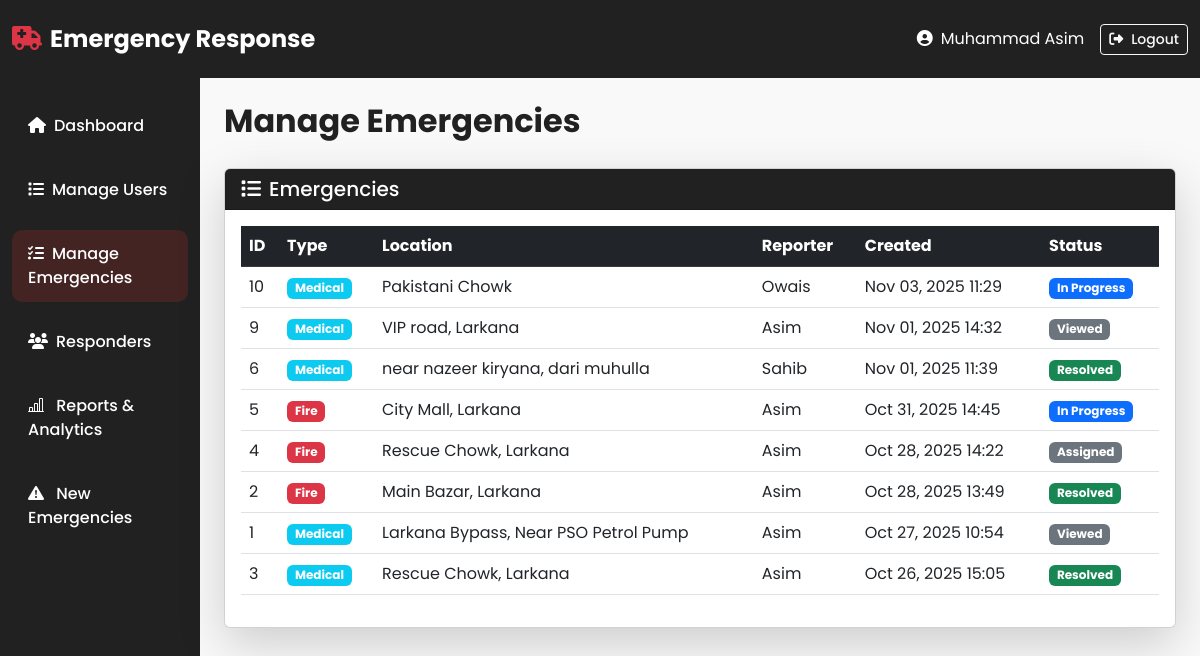
/admin/manage-emergencies.php (signed in), run on the app's committed database.
### tables this page shows
CREATE TABLE `emergencies` (
  `Emergency_Id` int(11) NOT NULL,
  `User_Id` int(11) NOT NULL,
  `Emergency_Name` varchar(100) NOT NULL,
  `Description` varchar(500) NOT NULL,
  `Location` varchar(200) NOT NULL,
  `Emergency_Status` varchar(50) DEFAULT 'Pending',
  `Incident_Time` datetime NOT NULL,
  `Reported_Time` timestamp NOT NULL DEFAULT current_timestamp(),
  `Emergency_Department` varchar(100) DEFAULT NULL
);

CREATE TABLE `users` (
  `Id` int(11) NOT NULL,
  `Name` varchar(100) NOT NULL,
  `Email` varchar(100) NOT NULL,
  `Pass` varchar(255) NOT NULL,
  `Role` varchar(50) NOT NULL DEFAULT 'citizen',
  `Phone` varchar(20) NOT NULL,
  `Address` varchar(100) DEFAULT NULL,
  `Join_Date` date DEFAULT curdate()
);

### admin/manage-emergencies.php (the view, shortened to what this page needs)
<?php
include '../include/db.php';
$emergencies = [];
if (isset($conn)) {
    $where = [];
    $params = [];
    $types = '';
    $whereSql = count($where) ? ('WHERE ' . implode(' AND ', $where)) : '';
    $sql = "SELECT emergencies.Emergency_Id as id, emergencies.Emergency_Department as type, emergencies.Location as location, users.Name as reporter_name, emergencies.Reported_Time as created_at, emergencies.Emergency_Status as status, emergencies.Description as description FROM emergencies INNER JOIN users ON emergencies.User_Id = users.Id $whereSql ORDER BY emergencies.Reported_Time DESC";
    if (count($where)) {
        $stmt = mysqli_prepare($conn, $sql);
        if ($stmt) {
            mysqli_stmt_bind_param($stmt, $types, ...$params);
            mysqli_stmt_execute($stmt);
            $result = mysqli_stmt_get_result($stmt);
            while ($row = mysqli_fetch_assoc($result)) { $emergencies[] = $row; }
            mysqli_stmt_close($stmt);
        }
    } else {
        $result = mysqli_query($conn, $sql);
        if ($result) {
            while ($row = mysqli_fetch_assoc($result)) { $emergencies[] = $row; }
        }
    }
}
?>
<!DOCTYPE html>
<html lang="en">
<head>
    <link href="https://cdn.jsdelivr.net/npm/bootstrap@5.3.0/dist/css/bootstrap.min.css" rel="stylesheet">
    <link rel="stylesheet" href="https://cdnjs.cloudflare.com/ajax/libs/font-awesome/6.4.0/css/all.min.css">
    <link href="https://cdn.jsdelivr.net/npm/bootstrap-icons@1.11.3/font/bootstrap-icons.css" rel="stylesheet">
    <link href="https://unpkg.com/aos@2.3.1/dist/aos.css" rel="stylesheet">
    <link rel="stylesheet" href="style.css">
</head>
<body>
  <nav class="navbar navbar-expand-lg navbar-dark bg-dark-custom">
    <div class="container-fluid">
      <a class="navbar-brand fw-bold" href="#">
        <i class="fas fa-ambulance text-danger me-2"></i>Emergency Response
      </a>
      <div class="d-flex align-items-center">
        <span class="text-white me-3">
          <i class="fas fa-user-circle me-2"></i><?php echo htmlspecialchars($_SESSION['user_name']); ?>
        </span>
        <a href="../logout.php" class="btn btn-outline-light btn-sm">
          <i class="fas fa-sign-out-alt me-2"></i>Logout
        </a>
      </div>
    </div>
  </nav>
  <div class="container-fluid">
    <div class="row">
      <nav class="col-md-3 col-lg-2 bg-dark-custom sidebar vh-100 position-fixed pt-4">
        <ul class="nav flex-column">
          <li class="nav-item mb-2"><a class="nav-link text-white" href="admin_dashboard.php"><i class="fas fa-home me-2"></i>Dashboard</a></li>
          <li class="nav-item mb-2"><a class="nav-link text-white" href="manage_users.php"><i class="fas fa-list me-2"></i>Manage Users</a></li>
          <li class="nav-item mb-2"><a class="nav-link active text-white" href="manage-emergencies.php"><i class="fas fa-tasks me-2"></i>Manage Emergencies</a></li>
          <li class="nav-item mb-2"><a class="nav-link text-white" href="responders.php"><i class="fas fa-users me-2"></i>Responders</a></li>
          <li class="nav-item mb-2"><a class="nav-link text-white" href="reports_analytics.php"><i class="bi bi-bar-chart-line me-2"></i> Reports & Analytics</a></li>
          <li class="nav-item mb-2"><a class="nav-link text-white" href="new_emergency.php"><i class="bi bi-exclamation-triangle-fill me-2"></i> New Emergencies</a></li>
        </ul>
      </nav>
            <main class="col-md-9 col-lg-10 ms-auto px-4 py-4">
                <div class="d-flex justify-content-between align-items-center mb-4" data-aos="fade-down">
                    <div>
                        <h2 class="fw-bold mb-1">Manage Emergencies</h2>
                    </div>
                </div>
                <div class="card shadow-lg" data-aos="fade-up">
                    <div class="card-header bg-dark-custom text-white d-flex justify-content-between align-items-center">
                        <h5 class="mb-0"><i class="fas fa-list me-2"></i>Emergencies</h5>
                    </div>
                    <div class="card-body">
                        <div class="table-responsive">
                            <table class="table table-hover align-middle">
                                <thead class="table-dark">
                                    <tr>
                                        <th>ID</th>
                                        <th>Type</th>
                                        <th>Location</th>
                                        <th>Reporter</th>
                                        <th>Created</th>
                                        <th>Status</th>
                                    </tr>
                                </thead>
                                <tbody>
                                    <?php if (!empty($emergencies)) : ?>
                                        <?php foreach ($emergencies as $em) : ?>
                                            <?php
                                                $statusClass = 'bg-secondary';
                                                if ($em['status'] === 'In Progress') $statusClass = 'bg-primary';
                                                if ($em['status'] === 'Resolved') $statusClass = 'bg-success';
                                                $typeClass = $em['type'] === 'Fire' ? 'bg-danger' : ($em['type'] === 'Medical' ? 'bg-info' : 'bg-dark');
                                            ?>
                                            <tr>
                                                <td><?php echo htmlspecialchars($em['id']); ?></td>
                                                <td><span class="badge <?php echo $typeClass; ?>"><?php echo ucfirst(htmlspecialchars($em['type'])); ?></span></td>
                                                <td><?php echo htmlspecialchars($em['location']); ?></td>
                                                <td><?php echo htmlspecialchars($em['reporter_name']); ?></td>
                                                <td><?php echo htmlspecialchars(date('M d, Y H:i', strtotime($em['created_at']))); ?></td>
                                                <td><span class="badge <?php echo $statusClass; ?>"><?php echo ucwords(str_replace('_', ' ', htmlspecialchars($em['status']))); ?></span></td>
                                            </tr>
                                        <?php endforeach; ?>
                                    <?php else : ?>
                                        <tr>
                                            <td colspan="9" class="text-center text-muted py-4">No emergencies found.</td>
                                        </tr>
                                    <?php endif; ?>
                                </tbody>
                            </table>
                        </div>
                    </div>
                </div>
            </main>
        </div>
    </div>
</body>
</html>

### admin/style.css (style rules this page uses)
:root { --primary-red: #D32F2F; --primary-dark: #212121; --primary-white: #F9F9F9; --primary-blue: #1976D2; --success-green: #2E7D32; --warning-orange: #F57C00; --danger-red: #C62828; }
* { margin: 0; padding: 0; box-sizing: border-box; }
body { font-family: 'Poppins', sans-serif; color: var(--primary-dark); background: var(--primary-white); }
.bg-dark-custom { background-color: var(--primary-dark) !important; }
.navbar { padding: 1rem 0; transition: all 0.3s ease; position: sticky; top: 0; z-index: 1000; }
.navbar-brand { font-size: 1.5rem; font-weight: 700; }
.nav-link { transition: all 0.3s ease; font-weight: 500; }
.sidebar { padding-top: 2rem; background: var(--primary-dark); }
.sidebar .nav-link { padding: 0.75rem 1rem; border-radius: 10px; margin-bottom: 0.5rem; color: rgba(255, 255, 255, 0.7); transition: all 0.3s ease; }
.sidebar .nav-link:hover, .sidebar .nav-link.active { background: rgba(211, 47, 47, 0.2); color: white; }
.btn { transition: all 0.3s ease; font-weight: 500; }
.card { transition: all 0.3s ease; }
html { scroll-behavior: smooth; }

### data on the page
emergencies: Emergency_Id "10", Emergency_Department "Medical", Location "Pakistani Chowk", User_Id.Name "Owais", Reported_Time "Nov 03, 2025 11:29", Emergency_Status "In Progress"
emergencies: Emergency_Id "9", Emergency_Department "Medical", Location "VIP road, Larkana", User_Id.Name "Asim", Reported_Time "Nov 01, 2025 14:32", Emergency_Status "Viewed"
emergencies: Emergency_Id "6", Emergency_Department "Medical", Location "near nazeer kiryana, dari muhulla", User_Id.Name "Sahib", Reported_Time "Nov 01, 2025 11:39", Emergency_Status "Resolved"
emergencies: Emergency_Id "5", Emergency_Department "Fire", Location "City Mall, Larkana", User_Id.Name "Asim", Reported_Time "Oct 31, 2025 14:45", Emergency_Status "In Progress"
emergencies: Emergency_Id "4", Emergency_Department "Fire", Location "Rescue Chowk, Larkana", User_Id.Name "Asim", Reported_Time "Oct 28, 2025 14:22", Emergency_Status "Assigned"
emergencies: Emergency_Id "2", Emergency_Department "Fire", Location "Main Bazar, Larkana", User_Id.Name "Asim", Reported_Time "Oct 28, 2025 13:49", Emergency_Status "Resolved"
emergencies: Emergency_Id "1", Emergency_Department "Medical", Location "Larkana Bypass, Near PSO Petrol Pump", User_Id.Name "Asim", Reported_Time "Oct 27, 2025 10:54", Emergency_Status "Viewed"
emergencies: Emergency_Id "3", Emergency_Department "Medical", Location "Rescue Chowk, Larkana", User_Id.Name "Asim", Reported_Time "Oct 26, 2025 15:05", Emergency_Status "Resolved"

### other printed values
$_SESSION['user_name'] "Muhammad Asim"
